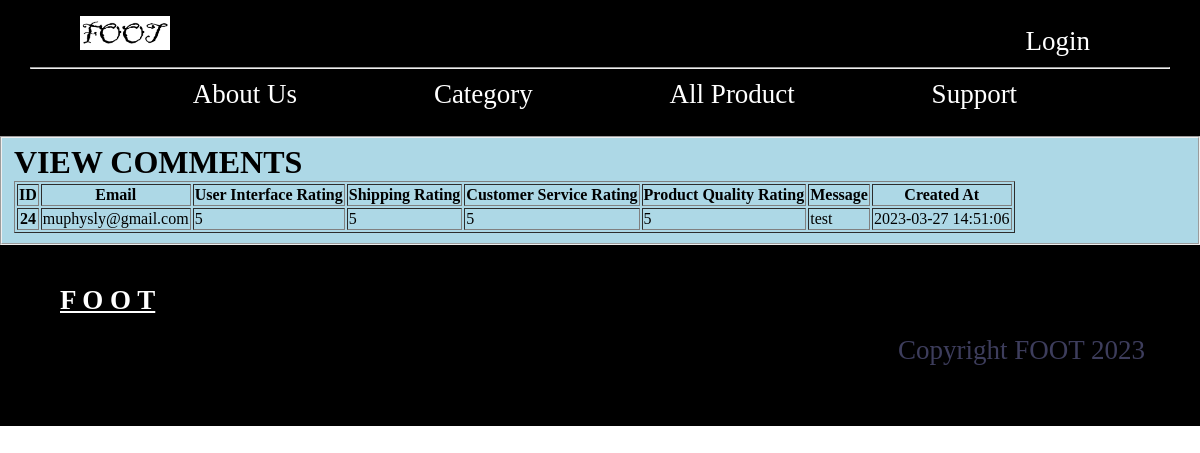
Before: /view_comment.php with the older database file.
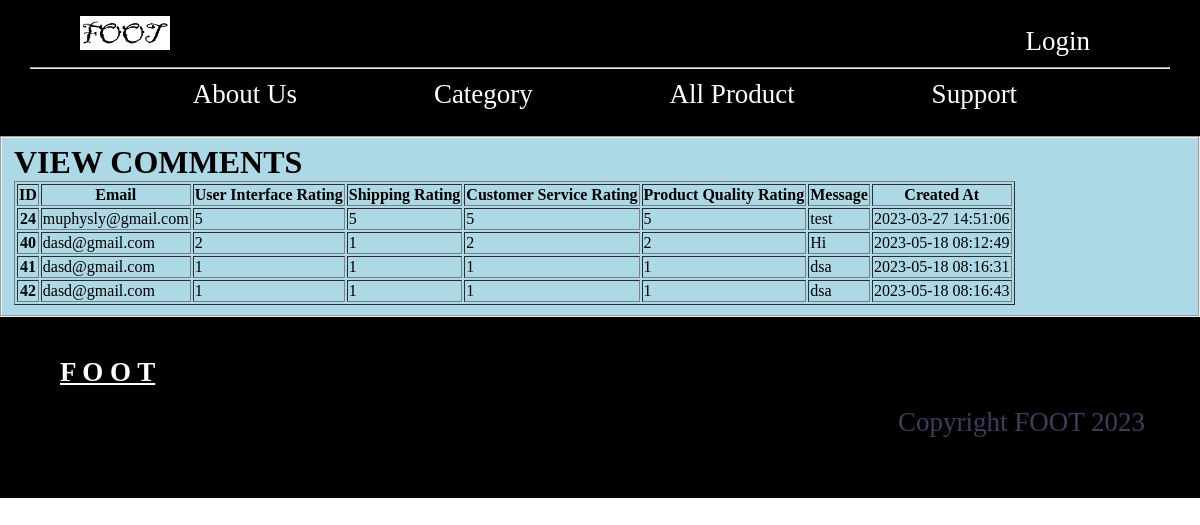
After: the same page with the newer database file.
### tables this page shows
CREATE TABLE `comment` (
  `comment_id` int(11) NOT NULL,
  `email` varchar(255) NOT NULL,
  `user_interface_rating` int(11) NOT NULL,
  `shipping_rating` int(11) NOT NULL,
  `customer_service_rating` int(11) NOT NULL,
  `product_quality_rating` int(11) NOT NULL,
  `message` text DEFAULT NULL,
  `created_at` timestamp NOT NULL DEFAULT current_timestamp()
);

### view_comment.php (the view, shortened to what this page needs)
<?php
    include 'conn.php';
    include 'header.php';
?>
<!DOCTYPE html>
<html lang="en">
<head>
</head>
<body>
<fieldset>
<h1>VIEW COMMENTS</h1>
    <table class="table" border="1px">
		<thead>
			<th> ID</th>
			<th> Email</th>
			<th> User Interface Rating </th>
			<th> Shipping Rating</th>
			<th> Customer Service Rating</th>
			<th> Product Quality Rating</th>
			<th> Message</th>
			<th> Created At</th>
		</thead>
        <tbody>
            <?php
            $sql = "SELECT * FROM comment";
            $result = mysqli_query($conn, $sql);
        if (mysqli_num_rows($result) > 0) {
          while($row = mysqli_fetch_assoc($result))
          {
              $comment_id = $row["comment_id"];
              $email = $row["email"];
              $user_interface_rating = $row["user_interface_rating"];
              $shipping_rating = $row["shipping_rating"];
              $customer_service_rating = $row["customer_service_rating"];
              $product_quality_rating = $row["product_quality_rating"];
              $message = $row["message"];
              $created_at = $row["created_at"];
              ?>
              <tr>
                  <th><?php echo $comment_id; ?></th>
                  <td><?php echo $email; ?></td>
                  <td><?php echo $user_interface_rating; ?></td>
                  <td><?php echo $shipping_rating; ?></td>
                  <td><?php echo $customer_service_rating; ?></td>
                  <td><?php echo $product_quality_rating; ?></td>
                  <td><?php echo $message; ?></td>
                  <td><?php echo $created_at; ?></td>
              </tr>
          </tbody>
          <?php
          }
      } else {
          echo "0 results";
      }
?>
</table>
        </fieldset>
</body>
</html>
<?php
    include 'footer.php';
?>

Changed rows visible on the page:
added comment: comment_id "40", email "dasd@gmail.com", user_interface_rating "2", shipping_rating "1", customer_service_rating "2", product_quality_rating "2", message "Hi", created_at "2023-05-18 08:12:49"
added comment: comment_id "41", email "dasd@gmail.com", user_interface_rating "1", shipping_rating "1", customer_service_rating "1", product_quality_rating "1", message "dsa", created_at "2023-05-18 08:16:31"
added comment: comment_id "42", email "dasd@gmail.com", user_interface_rating "1", shipping_rating "1", customer_service_rating "1", product_quality_rating "1", message "dsa", created_at "2023-05-18 08:16:43"
